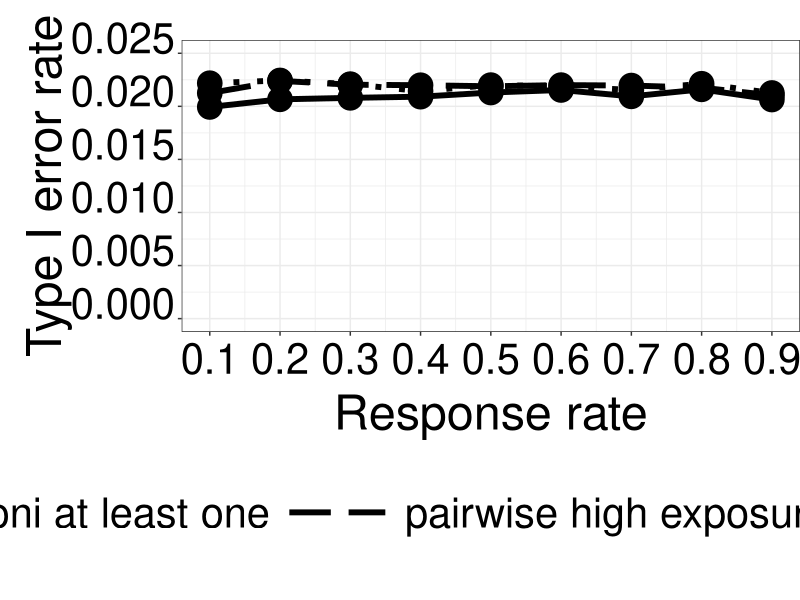

Here is the R script that generated this plot:

setwd("~/case_study_binary_endpoints/results/")
library(xtable)
library(ggplot2)

#####################################
## type I error
data.error = read.csv("NRAR_error_bin_endpoints_2_sample_size_180_nitt_1e+05.csv")
data.error = data.frame(data.error, stringsAsFactors = FALSE)

data.error.plot.in = data.frame("reject_unadj" = c(data.error$reject_unadj_1, data.error$reject_unadj_2,
                                                   data.error$reject_adj),
                                "group" = c(rep("pairwise low exposure", 9), rep("pairwise high exposure", 9),
                                            rep("Bonferroni at least one", 9)),
                                "rate" = rep(0.1*(1:9), 3),
                                stringsAsFactors = FALSE

)

png("error_bin.png",
    width = 1500, height = 800)
ggplot.fit = ggplot(data.error.plot.in, aes(x = rate, y = reject_unadj)) +
  geom_point(size = 8)+
  geom_line(size = 2, aes(linetype = group))+
  scale_linetype_manual(values = c("solid", "longdash", "dotted"))+
  # geom_text(aes(label=ifelse(look == max(rand_ratio_plot_data_com$look),as.character(text),'')),
  #           hjust= -0.05 ,vjust=0,size = 16) +
  scale_x_continuous(limits = c(0.1, 0.9),
                     breaks = 0.1*(1:9))+
  scale_y_continuous(breaks = c(0, 0.005, 0.01, 0.015, 0.02, 0.025),
                     limits = c(0, 0.025))+
  # geom_errorbar(aes(ymin=ratio-sd, ymax=ratio+sd), width=1, size = 2)+
  # geom_line(aes(x = look, y = target, color = Group), size = 2 ,linetype="dashed") +
  # geom_hline(aes(yintercept = target, color = group)) +
  #scale_x_continuous(breaks = c(1, 100, 200, 300, 400, sim.RAR.fit$summary.table$n_looks_RAR))+
  # labs(title = "test") +
  ylab ("Type I error rate") + xlab("Response rate") +
  theme_bw()+
  theme(plot.background = element_rect(fill = "transparent"),
        plot.margin = unit(c(2,0,1,1),units="lines"),
        text = element_text(size=40),
        axis.text.x = element_text(colour="black",size=30,angle=0,hjust=.5,vjust=.5,face="plain"),
        axis.text.y = element_text(colour="black",size=30,angle=0,hjust=1,vjust=0,face="plain"),
        axis.title.x = element_text(colour="black",size=35,angle=0,hjust=.5,vjust=0,face="plain"),
        axis.title.y = element_text(colour="black",size=35,angle=90,hjust=.5,vjust=.5,face="plain"),
        legend.text = element_text(colour="black", size = 30, face = "plain"),
        legend.title = element_text(colour="black", size = 30, face = "plain"),
        legend.key.size = unit(6,"line"),
        legend.position="bottom", plot.title = element_text(hjust = 0.5, size = 10))+
  guides(col=guide_legend(nrow=1,byrow=TRUE))

print(ggplot.fit)
dev.off()

######################################################
## power table
power.table.1.temp = read.csv("NRAR_bin_endpoints_2_sample_size_180_nitt_1e+05.csv")
power.table.2 = read.csv("TRAR_bin_endpoints_2_sample_size_180_nitt_1e+05.csv")

power.table.1.temp = data.frame(power.table.1.temp, stringsAsFactors = FALSE)
power.table.1 = rbind(power.table.1.temp[2,], power.table.1.temp[1,])

power.table.2 = data.frame(power.table.2, stringsAsFactors = FALSE)

table.power.out = data.frame("method" = c("RABR", "Fixed randomization", "DBCD"),
                             "reject_1" = paste0(sprintf('%.2f',
                                        c(power.table.1$reject_adj_s_1, power.table.2$reject_adj_s_1)*100), "%"),
                             "reject_2" = paste0(sprintf('%.2f',
                                          c(power.table.1$reject_adj_s_2, power.table.2$reject_adj_s_2)*100), "%"),
                             "reject" = paste0(sprintf('%.2f',
                                          c(power.table.1$reject_adj, power.table.2$reject_adj)*100), "%"),
                             "ASN_pbo" = paste0(sprintf('%.2f',
                                        c(power.table.1$ASN_pbo, power.table.2$ASN_pbo)), " (",
                                        sprintf('%.2f',
                                                c(power.table.1$ASN_pbo_sd, power.table.2$ASN_pbo_sd)), 
                                        ")"),
                             "ASN_1" = paste0(sprintf('%.2f',
                                        c(power.table.1$ASN_s_1, power.table.2$ASN_s_1)),
                                        " (",
                                        sprintf('%.2f',
                                                c(power.table.1$ASN_1_sd, power.table.2$ASN_1_sd)), 
                                        ")"
                                        ),
                             "ASN_2" = paste0(sprintf('%.2f',
                                      c(power.table.1$ASN_s_2, power.table.2$ASN_s_2)),
                                      " (",
                                      sprintf('%.2f',
                                              c(power.table.1$ASN_2_sd, power.table.2$ASN_2_sd)), 
                                      ")"
                                      )

                             )

print(xtable(table.power.out), include.rownames = FALSE)















